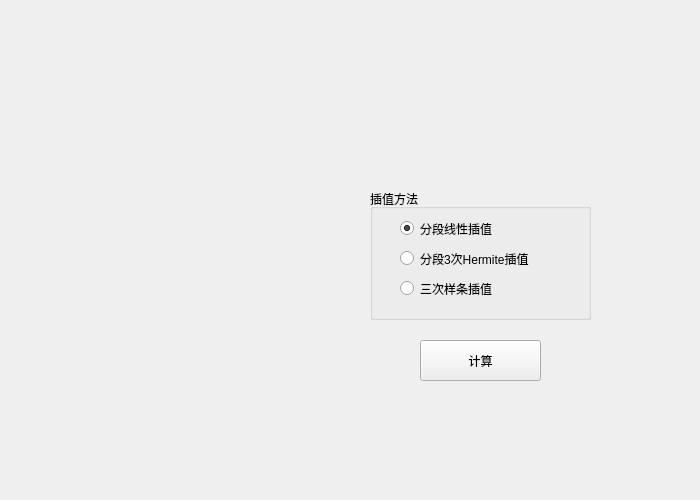
<?xml version="1.0" encoding="UTF-8"?>
<ui version="4.0">
 <class>E4t3</class>
 <widget class="QWidget" name="E4t3">
  <property name="geometry">
   <rect>
    <x>0</x>
    <y>0</y>
    <width>700</width>
    <height>500</height>
   </rect>
  </property>
  <property name="windowTitle">
   <string>Form</string>
  </property>
  <widget class="vecWidget" name="widget" native="true">
   <property name="geometry">
    <rect>
     <x>50</x>
     <y>40</y>
     <width>241</width>
     <height>101</height>
    </rect>
   </property>
  </widget>
  <widget class="matWidget" name="widget_2" native="true">
   <property name="geometry">
    <rect>
     <x>360</x>
     <y>40</y>
     <width>231</width>
     <height>101</height>
    </rect>
   </property>
  </widget>
  <widget class="vecWidget" name="widget_3" native="true">
   <property name="geometry">
    <rect>
     <x>50</x>
     <y>190</y>
     <width>241</width>
     <height>101</height>
    </rect>
   </property>
  </widget>
  <widget class="QGroupBox" name="groupBox">
   <property name="geometry">
    <rect>
     <x>370</x>
     <y>189</y>
     <width>221</width>
     <height>131</height>
    </rect>
   </property>
   <property name="title">
    <string>插值方法</string>
   </property>
   <widget class="QRadioButton" name="radioButton">
    <property name="geometry">
     <rect>
      <x>30</x>
      <y>30</y>
      <width>115</width>
      <height>19</height>
     </rect>
    </property>
    <property name="text">
     <string>分段线性插值</string>
    </property>
    <property name="checked">
     <bool>true</bool>
    </property>
   </widget>
   <widget class="QRadioButton" name="radioButton_2">
    <property name="geometry">
     <rect>
      <x>30</x>
      <y>60</y>
      <width>171</width>
      <height>19</height>
     </rect>
    </property>
    <property name="text">
     <string>分段3次Hermite插值</string>
    </property>
   </widget>
   <widget class="QRadioButton" name="radioButton_3">
    <property name="geometry">
     <rect>
      <x>30</x>
      <y>90</y>
      <width>115</width>
      <height>19</height>
     </rect>
    </property>
    <property name="text">
     <string>三次样条插值</string>
    </property>
   </widget>
  </widget>
  <widget class="QPushButton" name="pushButton">
   <property name="geometry">
    <rect>
     <x>420</x>
     <y>340</y>
     <width>121</width>
     <height>41</height>
    </rect>
   </property>
   <property name="text">
    <string>计算</string>
   </property>
  </widget>
 </widget>
 <customwidgets>
  <customwidget>
   <class>vecWidget</class>
   <extends>QWidget</extends>
   <header>vecwidget.h</header>
   <container>1</container>
  </customwidget>
  <customwidget>
   <class>matWidget</class>
   <extends>QWidget</extends>
   <header>matwidget.h</header>
   <container>1</container>
  </customwidget>
 </customwidgets>
 <resources/>
 <connections/>
</ui>
